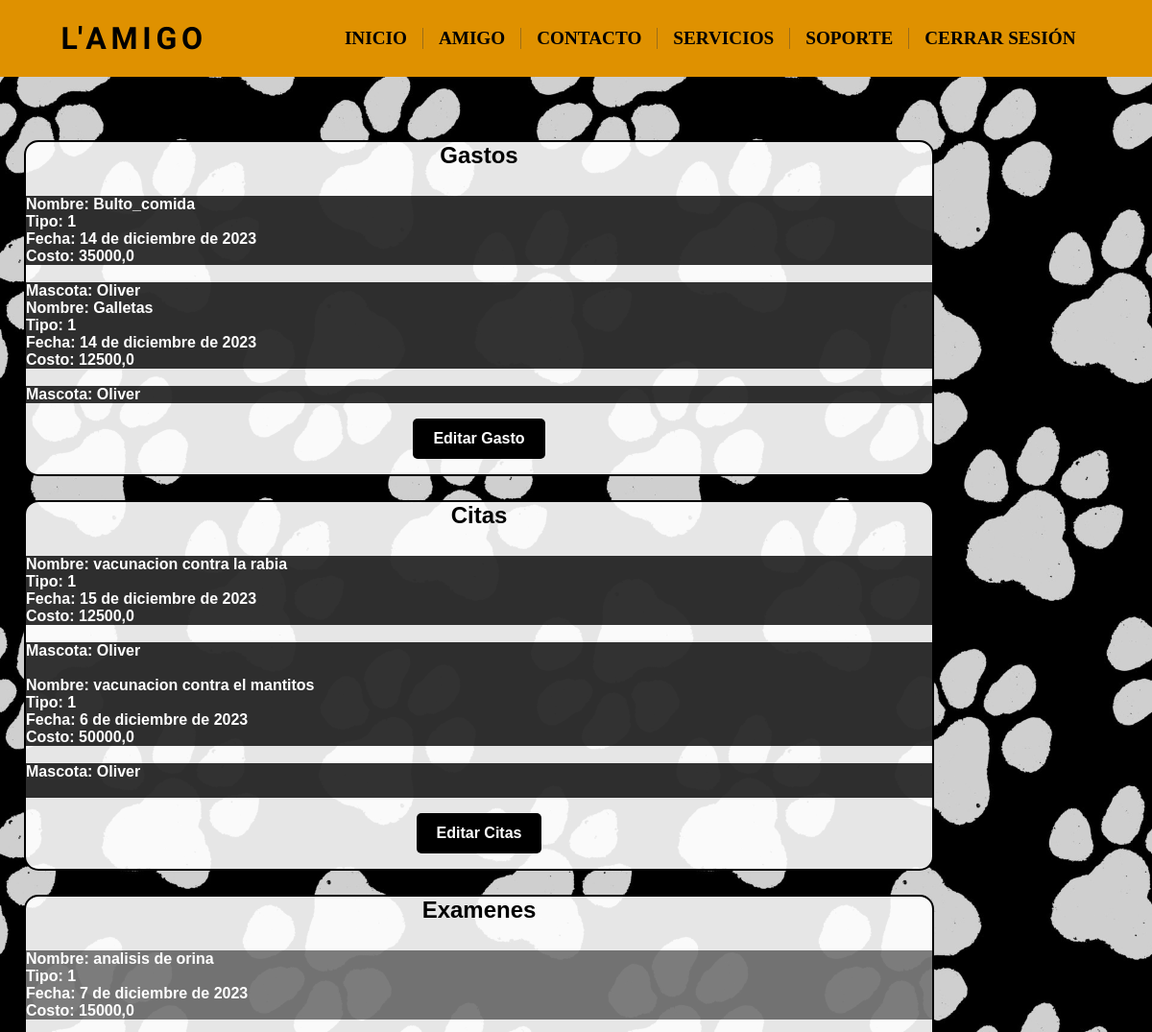
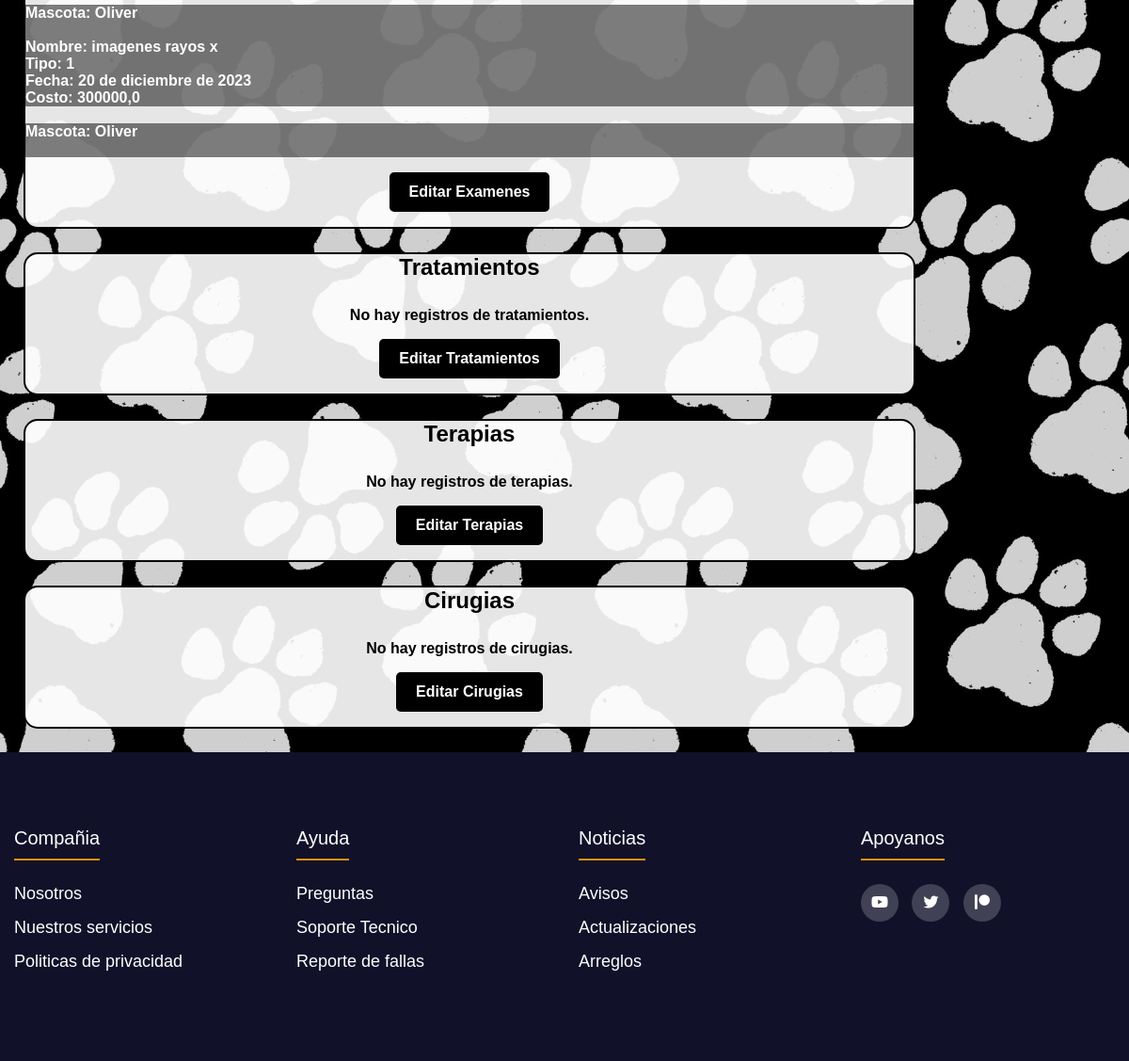
Page /historial/ (signed in) on the committed database (2 pictures, top to bottom).
### core/models.py (models this page shows, shortened)
class gastos(models.Model):
    id = models.AutoField(primary_key=True)
    nombre = models.CharField(max_length=12)
    tipos = models.CharField(max_length=64)
    fecha = models.DateField()
    costo = models.FloatField()
    mascota = models.ForeignKey(mascota, on_delete=models.CASCADE)
    usuario = models.ForeignKey(User, on_delete=models.CASCADE, null=True)
    class Meta:
        ordering = ['id']

class mascota(models.Model):
    id = models.AutoField(primary_key=True)
    nombre_mascota = models.CharField(max_length=12)
    tipos = models.CharField(max_length=64)
    raza = models.CharField(max_length=32)
    sexo = models.CharField(max_length=10)
    edad = models.CharField(max_length=10)
    user = models.ForeignKey(User, on_delete=models.CASCADE)
    class Meta:
        ordering = ['id']

class citas(models.Model):
    id = models.AutoField(primary_key=True)
    nombre = models.CharField(max_length=12)
    tipos = models.CharField(max_length=64)
    fecha = models.DateField()
    costo = models.FloatField()
    mascota = models.ForeignKey(mascota, on_delete=models.CASCADE)
    class Meta:
        ordering = ['id']

class examenes(models.Model):
    id = models.AutoField(primary_key=True)
    nombre = models.CharField(max_length=12)
    tipos = models.CharField(max_length=64)
    costo = models.FloatField()
    diagnosticos= models.CharField(max_length=512, verbose_name="diagnosticos")
    fecha = models.DateField()
    mascota = models.ForeignKey(mascota, on_delete=models.CASCADE)
    class Meta:
        ordering = ['id']

### chucho/views.py (the view)
# urls.py: path('historial/', views.historial, name='historial'),
@login_required
def historial(request):
    user_bills = gastos.objects.filter(mascota__user=request.user)
    user_cites = citas.objects.filter(mascota__user=request.user)
    user_examns = examenes.objects.filter(mascota__user=request.user)
    user_treatments = tratamientos.objects.filter(mascota__user=request.user)
    user_terapies = terapias.objects.filter(mascota__user=request.user)
    user_surgerys = cirugias.objects.filter(mascota__user=request.user)
    return render(request, 'historial.html', {
        'user_bills': user_bills,
        'user_cites': user_cites,
        'user_examns': user_examns,
        'user_treatments': user_treatments,
        'user_terapies': user_terapies,
        'user_surgerys': user_surgerys,
    })

### templates/historial.html (shortened to what this page needs)
{% load static %}
<!DOCTYPE html>
<html lang="en">
<head>
    <link rel="stylesheet" href="https://cdnjs.cloudflare.com/ajax/libs/font-awesome/4.7.0/css/font-awesome.min.css">
    <link rel="stylesheet" href="https://cdnjs.cloudflare.com/ajax/libs/font-awesome/6.2.1/css/all.min.css">
    <link rel="stylesheet" href="{% static 'css/historial.css' %}">
</head>
<body>
    <header>
        <nav>
            <h1>L'AMIGO</h1>
            <ul class="menu-box">
                {% if user.is_authenticated and not user.is_staff %}
                <li><a href="{% url 'index' %}">Inicio</a></li>
                <li><a href="{% url 'seccion_mascota' %}" id="amigo">Amigo</a></li>
                <li><a href="{% url 'contacto' %}">Contacto</a></li>
                <li><a href="{% url 'servicios' %}">Servicios</a></li>
                <li><a href="{% url 'soporte' %}">Soporte</a></li>
                <li><a href="{% url 'logout' %}">Cerrar sesión</a></li>
                {% endif %}
            </ul>
        </nav>
    </header>
    <div class="history-container">
        <div class="boxes">
            <h2>Gastos</h2>
            {% if user_bills %}
                <ul>
                    {% for bill in user_bills %}
                        <li>
                            <div class="bills">
                                Nombre: {{ bill.nombre }}
                            </div>
                            <div class="bills">
                                Tipo: {{ bill.tipos }}
                            </div>
                            <div class="bills">
                                Fecha: {{ bill.fecha }}
                            </div>
                            <div class="bills">
                                Costo: {{ bill.costo }}
                            </div><br>
                            <div class="bills">
                                Mascota: {{ bill.mascota.nombre_mascota }}
                            </div>
                        </li>
                    {% endfor %}
                </ul>
            {% else %}
                <p class="descripcion-nula">No hay registros de gastos.</p>
            {% endif %}
            <div class="center-container">
                <a href="#">Editar Gasto</a>
            </div>
        </div>
        <div class="boxes">
            <h2>Citas</h2>
            {% if user_cites %}
                <ul>
                    {% for cite in user_cites %}
                        <li>
                            <div class="cites">
                                Nombre: {{ cite.nombre }}
                            </div>
                            <div class="cites">
                                Tipo: {{ cite.tipos }}
                            </div>
                            <div class="cites">
                                Fecha: {{ cite.fecha }}
                            </div>
                            <div class="cites">
                                Costo: {{ cite.costo }}
                            </div><br>
                            <div class="cites">
                                Mascota: {{ cite.mascota.nombre_mascota }}<br><br>
                            </div>
                        </li>
                    {% endfor %}
                </ul>
            {% else %}
                <p class="descripcion-nula">No hay registros de citas.</p>
            {% endif %}
            <div class="center-container">
                <a href="#">Editar Citas</a>
            </div>
        </div>
        <div class="boxes">
            <h2>Examenes</h2>
            {% if user_examns %}
                <ul>
                    {% for examn in user_examns %}
                        <li>
                            <div class="examns">
                                Nombre: {{ examn.nombre }}
                            </div>
                            <div class="examns">
                                Tipo: {{ examn.tipos }}
                            </div>
                            <div class="examns">
                                Fecha: {{ examn.fecha }}
                            </div>
                            <div class="examns">
                                Costo: {{ examn.costo }}
                            </div><br>
                            <div class="examns">
                                Mascota: {{ examn.mascota.nombre_mascota }}<br><br>
                            </div>
                        </li>
                    {% endfor %}
                </ul>
            {% else %}
                <p class="descripcion-nula">No hay registros de examenes.</p>
            {% endif %}
            <div class="center-container">
                <a href="">Editar Examenes</a>
            </div>
        </div>
        <div class="boxes">
            <h2>Tratamientos</h2>
            {% if user_treatments %}
                <ul>
                    {% for treatment in user_treatments %}
                        <li>
                            <div class="treatments">
                                Nombre: {{ treatment.nombre }}
                            </div>
                            <div class="treatments">
                                Fecha: {{ treatment.fecha }}
                            </div>
                            <div class="treatments">
                                Costo: {{ treatment.costo }}
                            </div><br>
                            <div class="treatments">
                                Mascota: {{ treatment.mascota.nombre_mascota }}<br><br>
                            </div>
                        </li>
                    {% endfor %}
                </ul>
            {% else %}
                <p class="descripcion-nula">No hay registros de tratamientos.</p>
            {% endif %}
            <div class="center-container">
                <a href="">Editar Tratamientos</a>
            </div>
        </div>
        <div class="boxes">
            <h2>Terapias</h2>
            {% if user_terapies %}
                <ul>
                    {% for terapie in user_terapies %}
                        <li>
                            <div class="terapies">
                                Nombre: {{ terapie.nombre }}
                            </div>
                            <div class="terapies">
                                Fecha: {{ terapie.fecha }}
                            </div>
                            <div class="terapies">
                                Costo: {{ terapie.costo }}
                            </div><br>
                            <div class="terapies">
                                Mascota: {{ terapie.mascota.nombre_mascota }}<br><br>
                            </div>
                        </li>
                    {% endfor %}
                </ul>
            {% else %}
                <p class="descripcion-nula">No hay registros de terapias.</p>
            {% endif %}
            <div class="center-container">
                <a href="">Editar Terapias</a>
            </div>
        </div>
        <div class="boxes">
            <h2>Cirugias</h2>
            {% if user_surgerys %}
                <ul>
                    {% for surgery in user_surgerys %}
                        <li>
                            <div class="surgerys">
                                Nombre: {{ surgery.nombre }}
                            </div>
                            <div class="surgerys">
                                Fecha: {{ surgery.fecha }}
                            </div>
                            <div class="surgerys">
                                Costo: {{ surgery.costo }}
                            </div><br>
                            <div class="surgerys">
                                Mascota: {{ surgery.mascota.nombre_mascota }}<br><br>
                            </div>
                        </li>
                    {% endfor %}
                </ul>
            {% else %}
                <p class="descripcion-nula">No hay registros de cirugias.</p>
            {% endif %}
            <div class="center-container">
                <a href="">Editar Cirugias</a>
            </div>
        </div>
    </div>
    <footer class="footer">
        <div class="container">
            <div class="footer-row">
                <div class="footer-links">
                    <h4>Compañia</h4>
                    <ul>
                        <li><a href="{% url 'nosotros' %}">Nosotros</a></li>
                        <li><a href="{% url 'servicios' %}">Nuestros servicios</a></li>
                        <li><a href="{% url 'politicas' %}">Politicas de privacidad</a></li>
                    </ul>
                </div>
                <div class="footer-links">
                    <h4>Ayuda</h4>
                    <ul>
                        <li><a href="{% url 'preguntas' %}">Preguntas</a></li>
                        <li><a href="{% url 'soporte' %}">Soporte Tecnico</a></li>
                        <li><a href="{% url 'informes' %}">Reporte de fallas</a></li>
                    </ul>
                </div>
                <div class="footer-links">
                    <h4>Noticias</h4>
                    <ul>
                        <li><a href="{% url 'avisos' %}">Avisos</a></li>
                        <li><a href="{% url 'actualizaciones' %}">Actualizaciones</a></li>
                        <li><a href="{% url 'arreglos' %}">Arreglos</a></li>
                    </ul>
                </div>
                <div class="footer-links">
                    <h4>Apoyanos</h4>
                    <div class="social-links">
                        <a href="https://www.youtube.com/@Lamigo2023" target="_blank" id="youtube"><i id="youtube" class="fab fa-youtube"></i></a>
                        <a href="https://twitter.com/Lamigo0010" target="_blank" id="twitter"><i class="fab fa-twitter"></i></a>
                        <a href="https://www.patreon.com/Lamigo" target="_blank" id="patreon"><i class="fab fa-patreon"></i></a>
                    </div>
                </div>
            </div>
        </div>
    </footer>
</body>
</html>

### static/css/historial.css (style rules this page uses)
:root { --title: #000000; --primary:#df9100; --footer: #11112a; --secundary:#003591; --background:rgba(17, 17, 42,0.8); --black-text: #000000; --white-text:#ffffff; --black-text-hover: #ff7b00; --button-hover:#38755a; --button: #204132; --button2: #0400ff; --button2-hover: #009c4e; --facebook: #003591; --instagram: #d400ff; --youtube: #ff0000; --twitter: #0084ff; --patreon: #ff6600; }
* { margin: 0; padding: 0; list-style: none; box-sizing: border-box; text-decoration: none; font-family: sans-serif; }
body { background-image: url("/static/imgs/historial-back.jpg"); background-repeat: repeat; background-size: auto; font-family: Arial, Helvetica, sans-serif; margin: 0; padding: 0; background-size: contain; background-position: center; transition: background 1s ease-in-out; }
nav { position: fixed; top: 0; left: 0; margin: 0; padding: 0; width: 100%; background-color: var(--primary); height: 80px; display: flex; justify-content: space-around; align-items: center; z-index: 2; }
header h1 { font-family: 'Kalnia', serif; color: var(--title); font-size: 2rem; letter-spacing: .3rem; float: left; }
header h1 { cursor: default ; }
nav ul { display: flex; }
nav ul li { border-right: solid .1rem rgba(61, 61, 61, 0.41); }
nav ul li:last-child { border-right: none; }
nav ul li a { font-family: 'Arial Narrow'; color: var(--black-text); font-weight: 550; font-size: 1.2rem; padding: .8rem 1rem; text-transform: uppercase; }
.history-container { margin-top: 146px; }
.history-container h2 { text-align: center; margin-bottom: 28px; margin-left: 16px auto; color: var(--black-text) }
.history-container .descripcion-nula { cursor: default; text-align: center; font-weight: 600; color: var(--black-text) }
.history-container li .bills { cursor: default; color: var(--white-text); background-color: rgba(0, 0, 0, 0.8); }
.history-container li .cites { cursor: default; color: var(--white-text); background-color: rgba(0, 0, 0, 0.8); }
.history-container li .examns { cursor: default; color: var(--white-text); background-color: rgba(0, 0, 0, 0.5); }
.boxes { max-width: 948px; border-radius: 15px; background-color: rgba(255, 255, 255, 0.9); border: 2px solid #000000; margin: 25px; }
.history-container li { color: #000000; font-weight: 550; }
.history-container a { color: var(--white-text); border-radius: 5px; padding: 12px 21px ; margin: 16px auto; text-decoration: none; list-style: none; font-weight: 550; background-color: rgb(0, 0, 0); }
.center-container { display: flex; justify-content: center; align-items: center; }
.container { max-width: 1200px; margin: 0 auto; }
.footer { background-color: var(--footer); padding: 80px 0; }
.footer-row { display: flex; flex-wrap: wrap; }
.footer-links { width: 25%; padding: 0 15px; }
.footer-links h4 { font-size: 20px; color: #ffffff; margin-bottom: 25px; font-weight: 500; border-bottom: 2px solid #df9100; padding-bottom: 10px; display: inline-block; }
.footer-links ul li a { font-size: 18px; text-decoration: none; color: #ffffff; display: block; margin-bottom: 15px; transition: all .3s ease; }
.social-links a { display: inline-block; min-height: 40px; width: 40px; background-color: rgba(255, 255, 255, 0.2); margin: 0 10px 10px 0; text-align: center; line-height: 40px; border-radius: 50%; color: #ffffff; transition: all .5s ease; }

### rows in the picture
gastos: nombre "Bulto_comida", tipos "1", fecha "14 de diciembre de 2023", costo "35000,0", mascota.nombre_mascota "Oliver"
gastos: nombre "Galletas", tipos "1", fecha "14 de diciembre de 2023", costo "12500,0", mascota.nombre_mascota "Oliver"
citas: nombre "vacunacion contra la rabia", tipos "1", fecha "15 de diciembre de 2023", costo "12500,0", mascota.nombre_mascota "Oliver"
citas: nombre "vacunacion contra el mantitos", tipos "1", fecha "6 de diciembre de 2023", costo "50000,0", mascota.nombre_mascota "Oliver"
examenes: nombre "analisis de orina", tipos "1", fecha "7 de diciembre de 2023", costo "15000,0", mascota.nombre_mascota "Oliver"
examenes: nombre "imagenes rayos x", tipos "1", fecha "20 de diciembre de 2023", costo "300000,0", mascota.nombre_mascota "Oliver"
